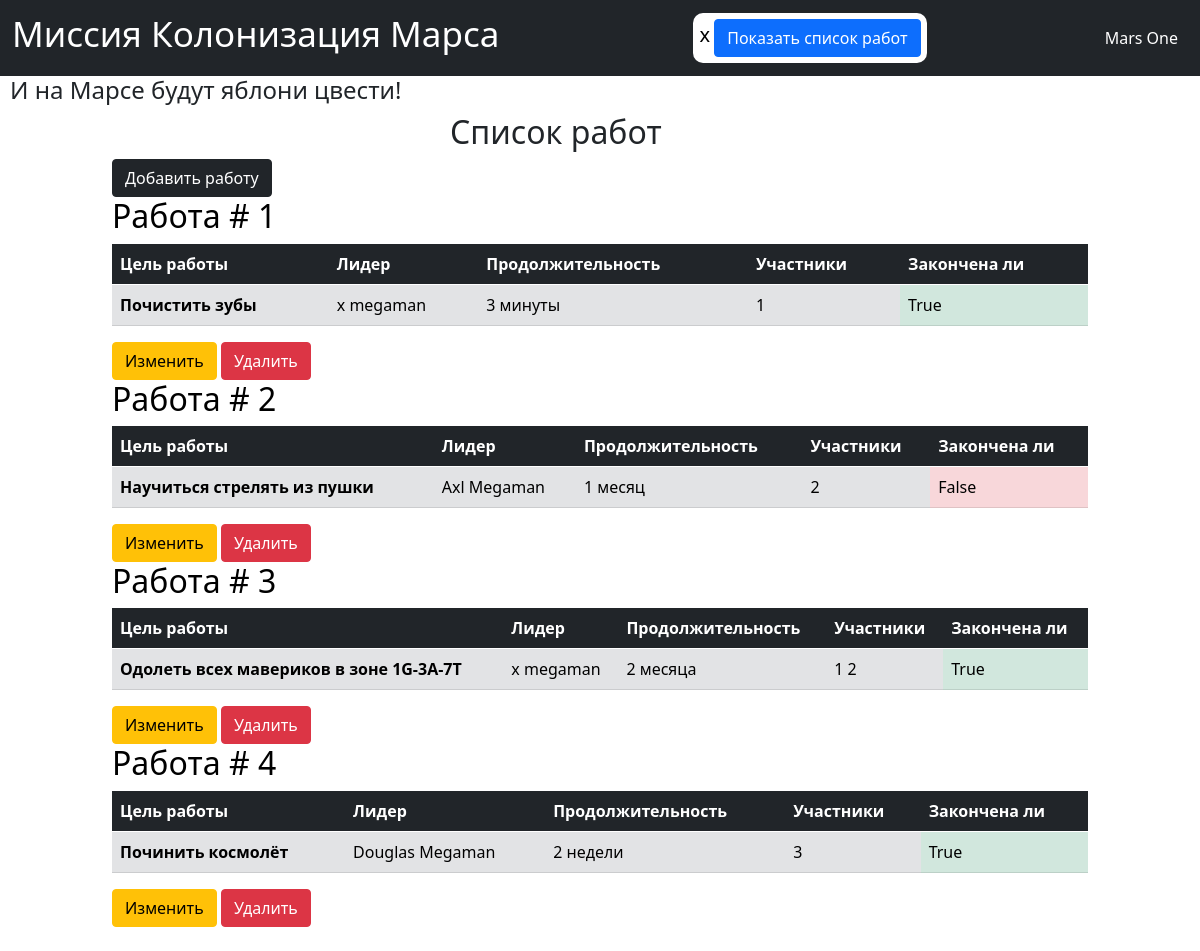
/get_jobs (signed in), run on the app's committed database.
### data/users.py (models this page shows, shortened)
class User(SqlAlchemyBase, UserMixin):
    __tablename__ = 'users'
    id = sqlalchemy.Column(sqlalchemy.Integer, primary_key=True, autoincrement=True)
    surname = sqlalchemy.Column(sqlalchemy.String, nullable=True)
    name = sqlalchemy.Column(sqlalchemy.String, nullable=True)
    age = sqlalchemy.Column(sqlalchemy.Integer, nullable=True)
    position = sqlalchemy.Column(sqlalchemy.String, nullable=True)
    speciality = sqlalchemy.Column(sqlalchemy.String, nullable=True)
    email = sqlalchemy.Column(sqlalchemy.String, index=True, unique=True, nullable=True)
    address = sqlalchemy.Column(sqlalchemy.String, nullable=True)
    hashed_password = sqlalchemy.Column(sqlalchemy.String, nullable=True)
    modified_date = sqlalchemy.Column(sqlalchemy.DateTime, default=datetime.datetime.now)

### data/jobs.py (models this page shows, shortened)
class Jobs(SqlAlchemyBase):
    __tablename__ = 'jobs'
    id = sqlalchemy.Column(sqlalchemy.Integer, primary_key=True, autoincrement=True)
    job = sqlalchemy.Column(sqlalchemy.String, nullable=True)
    work_size = sqlalchemy.Column(sqlalchemy.Integer, nullable=True, default=0)
    collaborators = sqlalchemy.Column(sqlalchemy.String, nullable=True)
    start_date = sqlalchemy.Column(sqlalchemy.DateTime, default=datetime.datetime.now)
    end_start = sqlalchemy.Column(sqlalchemy.DateTime, default=datetime.datetime.now)
    is_finished = sqlalchemy.Column(sqlalchemy.Boolean, default=True)
    team_leader = sqlalchemy.Column(sqlalchemy.Integer, sqlalchemy.ForeignKey('users.id'))
    user = orm.relation('User')

### main.py (the view)
@app.route('/get_jobs')
def get_jobs():
    if not current_user.is_authenticated:
        return redirect('/')
    db_sess = db_session.create_session()
    jobs = db_sess.query(Jobs).all()
    users = [f'{i.name} {i.surname}' for i in db_sess.query(User).all()]
    return render_template('Список работ.html', jobs=jobs, users=users, title='Список работ')

### data/db_session.py (called while the page is built)
def create_session() -> Session:
    global __factory
    return __factory()

### main.py (called while the page is built)
@login_manager.user_loader
def load_user(user_id):
    db_sess = db_session.create_session()
    return db_sess.query(User).get(user_id)

### templates/Список работ.html
{% extends "base.html" %}
{% block content %}
<div class="container" style="width: 1000px">
    <h2 style="width: 300px; margin-left: auto; margin-right: auto">Список работ</h2>
    <button type="button" class="btn btn-dark"><a href="http://127.0.0.1:5000/add_job"
                                                  style="color: white; text-decoration: none">Добавить работу</a>
    </button>
    <br>
    {% for job in jobs %}
    <table class="table">
        <h2 style="color: black">Работа # {{job.id}}</h2>
        <thead>
        <tr class="table-dark">
            <th scope="col">Цель работы</th>
            <th scope="col">Лидер</th>
            <th scope="col">Продолжительность</th>
            <th scope="col">Участники</th>
            <th scope="col">Закончена ли</th>
        </tr>
        </thead>
        <tbody>
        <tr class="table-secondary">
            <th scope="row">{{job.job}}</th>
            <td>{{ users[job.team_leader - 1] }}</td>
            <td>{{job.work_size}}</td>
            <td>{{job.collaborators}}</td>
            {% if job.is_finished %}
            <td class="table-success">{{job.is_finished}}</td>
            {% else %}
            <td class="table-danger">{{job.is_finished}}</td>
            {% endif %}
        </tr>
        </tbody>
    </table>
    {% if (current_user.is_authenticated and current_user == job.user) or current_user.id == 1 %}
    <div>
        <a href="/edit_job/{{ job.id }}" class="btn btn-warning">
            Изменить
        </a>
        <a href="/jobs_delete/{{ job.id }}" class="btn btn-danger">
            Удалить
        </a>
    </div>
    {% endif %}
    {% endfor %}
</div>
<br>
{% endblock %}

### templates/base.html (shortened to what this page needs)
<!DOCTYPE html>
<html lang="en">
<head>
    <link href="https://cdn.jsdelivr.net/npm/bootstrap@5.0.0-beta2/dist/css/bootstrap.min.css" rel="stylesheet"
>
</head>
<body>
<nav class="navbar navbar-dark bg-dark">
    <div class="container-fluid">
        <a href="http://127.0.0.1:5000/" style="text-decoration: none"><h1 class="navbar-brand" style="font-size: 35px">
            Миссия Колонизация Марса</h1></a>
        <div style="background-color: white; border-radius: 10px; max-width: 900px; height: 50px; padding: 6px">
            {% if current_user.is_authenticated %}
            <a href="/logout" style="color: black; text-decoration: none; font-size: 20px">{{ current_user.name }}</a>
            <button type="button" class="btn btn-primary" style="">
                <a href="http://127.0.0.1:5000/get_jobs" style="color: white; text-decoration: none;">
                    Показать список работ</a>
            </button>
            {% endif %}
        </div>
        <div class="navbar-text" style="color: white; padding-right: 10px">
            <a href="http://127.0.0.1:5000" style="text-decoration: none;">Mars One</a>
        </div>
    </div>
</nav>
<h4 class="apple_tree_h4" style="padding-left: 10px">И на Марсе будут яблони цвести!</h4>
{% block content %}{% endblock %}
</body>
</html>

### data on the page
User: name "x"
Jobs: id "1", job "Почистить зубы", team_leader "x megaman", work_size "3 минуты", collaborators "1", is_finished "True"
Jobs: id "2", job "Научиться стрелять из пушки", team_leader "Axl Megaman", work_size "1 месяц", collaborators "2", is_finished "False"
Jobs: id "3", job "Одолеть всех мавериков в зоне 1G-3A-7T", team_leader "x megaman", work_size "2 месяца", collaborators "1 2", is_finished "True"
Jobs: id "4", job "Починить космолёт", team_leader "Douglas Megaman", work_size "2 недели", collaborators "3", is_finished "True"
